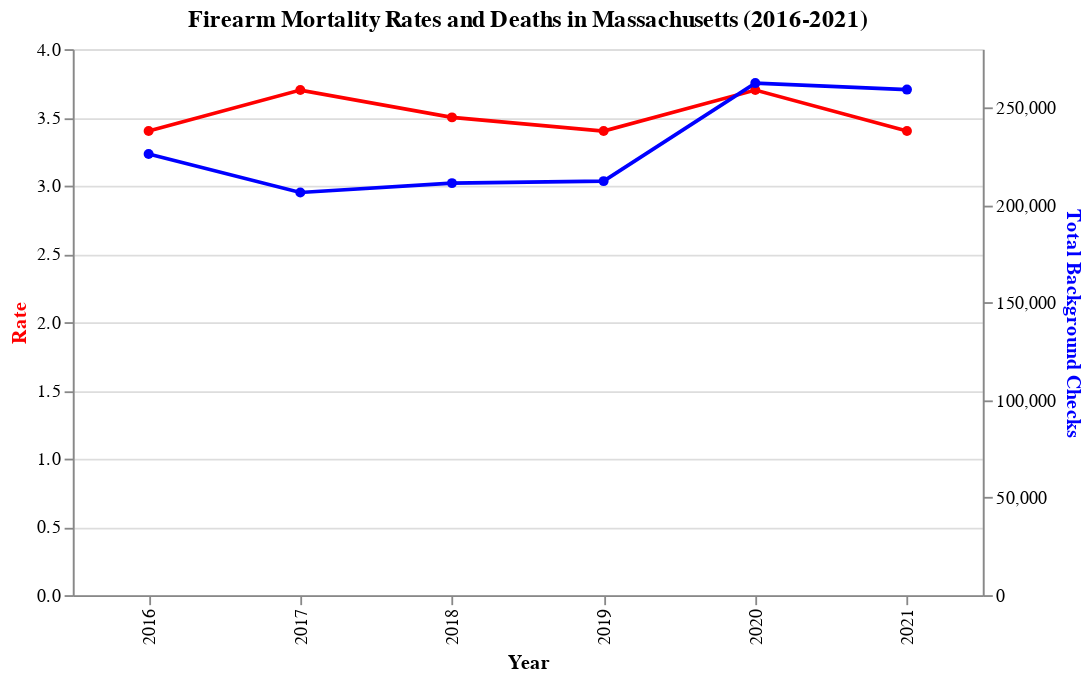

Notebook cell for this chart:
### Markdown cell above
#Massachusetts

### Code cell
ma_data = pd.read_csv("ma_data.csv")
# ma_data.head()

# Creating a base for the chart to share x-axis configuration
base_ma = alt.Chart(ma_data).encode(
    alt.X('Year:N', axis=alt.Axis(title='Year'))  # 'Year' as ordinal
)

# Creating the line chart for the 'Rate' on the left y-axis
rate_chart_ma = base_ma.mark_line(point=True, color='red').encode(
    alt.Y('Rate:Q', axis=alt.Axis(title='Rate', titleColor='red')),
    tooltip = ["Year", "Rate", "Notes"],
    color = alt.value("red")
)

# Creating the line chart for the 'Total Background Checks' on the right y-axis
deaths_chart_ma = base_ma.mark_line(point=True, color='blue').encode(
    alt.Y('Total Background Checks:Q', axis=alt.Axis(title='Total Background Checks', titleColor='blue')),
    tooltip = ["Year", "Total Background Checks", "Notes"],
    color = alt.value("blue")
)

# Combining both charts
chart_ma = alt.layer(rate_chart_ma, deaths_chart_ma).resolve_scale(
    y='independent'
).properties(
    title='Firearm Mortality Rates and Deaths in Massachusetts (2016-2021)',
    width=500,
    height=300
)

chart_ma

### Figure 1 — Vega-Lite specification as saved in the notebook (floating-point values rounded to 4 significant figures)
{"config": {"view": {"continuousWidth": 400, "continuousHeight": 300}}, "layer": [{"mark": {"type": "line", "color": "red", "point": true}, "encoding": {"color": {"value": "red"}, "tooltip": [{"field": "Year", "type": "quantitative"}, {"field": "Rate", "type": "quantitative"}, {"field": "Notes", "type": "nominal"}], "x": {"axis": {"title": "Year"}, "field": "Year", "type": "nominal"}, "y": {"axis": {"title": "Rate", "titleColor": "red"}, "field": "Rate", "type": "quantitative"}}}, {"mark": {"type": "line", "color": "blue", "point": true}, "encoding": {"color": {"value": "blue"}, "tooltip": [{"field": "Year", "type": "quantitative"}, {"field": "Total Background Checks", "type": "quantitative"}, {"field": "Notes", "type": "nominal"}], "x": {"axis": {"title": "Year"}, "field": "Year", "type": "nominal"}, "y": {"axis": {"title": "Total Background Checks", "titleColor": "blue"}, "field": "Total Background Checks", "type": "quantitative"}}}], "data": {"name": "data-ac31da9ee485ced8baad7f0cf9186713"}, "height": 300, "resolve": {"scale": {"y": "independent"}}, "title": "Firearm Mortality Rates and Deaths in Massachusetts (2016-2021)", "width": 500, "$schema": "https://vega.github.io/schema/vega-lite/v4.17.0.json", "datasets": {"data-ac31da9ee485ced8baad7f0cf9186713": [{"Year": 2021, "State": "MA", "Rate": 3.4, "Deaths": 247, "Total Background Checks": 259248, "Notes": "Introduces stricter penalties for individuals convicted of gun-related crimes."}, {"Year": 2020, "State": "MA", "Rate": 3.7, "Deaths": 268, "Total Background Checks": 262583, "Notes": "Extends mandatory waiting time for firearm purchases, allowing for more time for background checks."}, {"Year": 2019, "State": "MA", "Rate": 3.4, "Deaths": 247, "Total Background Checks": 212316, "Notes": "Tightens background checks for all firearm transfers."}, {"Year": 2018, "State": "MA", "Rate": 3.5, "Deaths": 258, "Total Background Checks": 211295, "Notes": "Implements \"red flag\" laws, allowing authorities and family members to seek temporary firearm removal from individuals showing signs of danger."}, {"Year": 2017, "State": "MA", "Rate": 3.7, "Deaths": 262, "Total Background Checks": 206492, "Notes": "Passes legislation that requires individuals to obtain a firearms identification card to purchase ammunition."}, {"Year": 2016, "State": "MA", "Rate": 3.4, "Deaths": 242, "Total Background Checks": 226212, "Notes": "Introduces regulations mandating secure firearm storage to prevent access by unauthorized individual."}]}}
